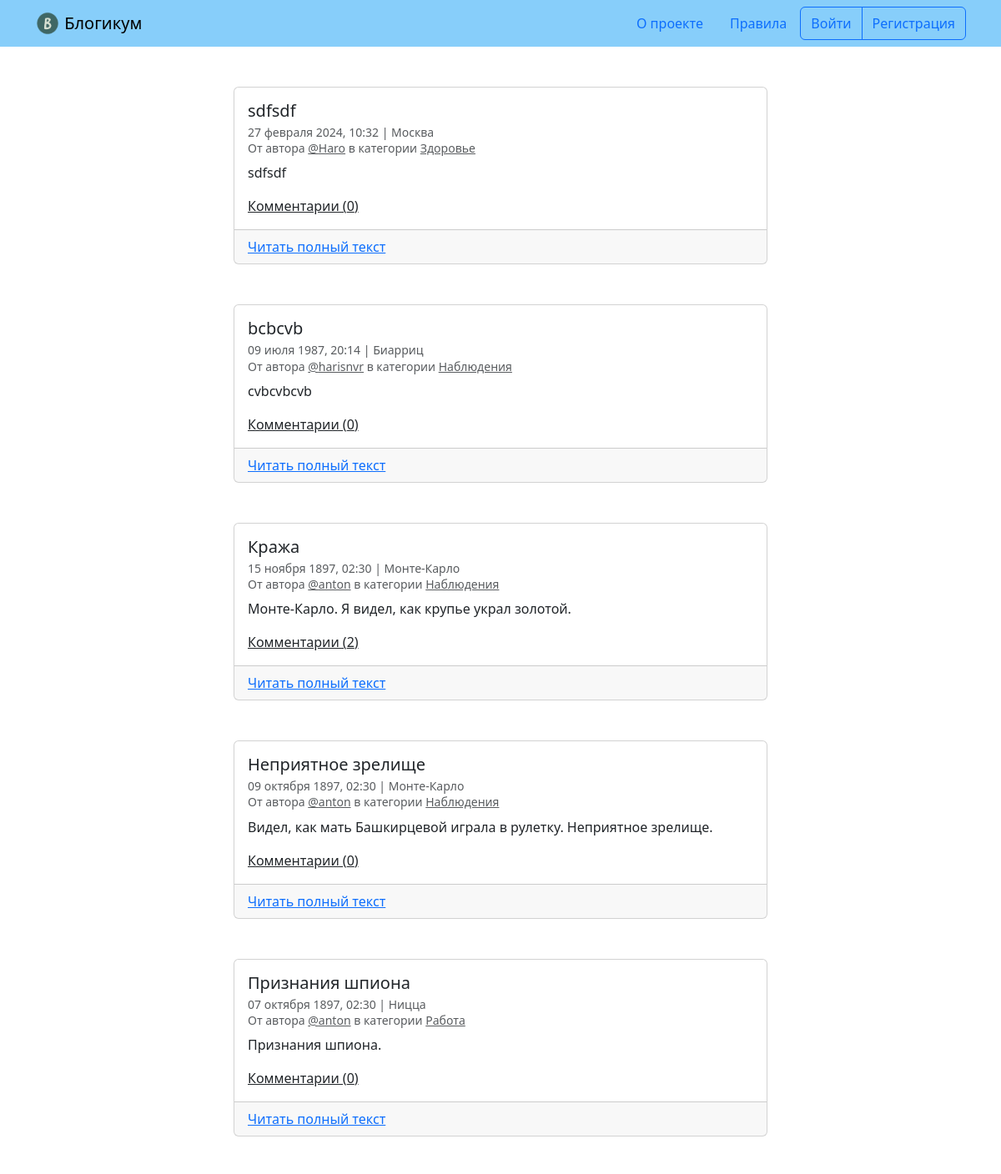
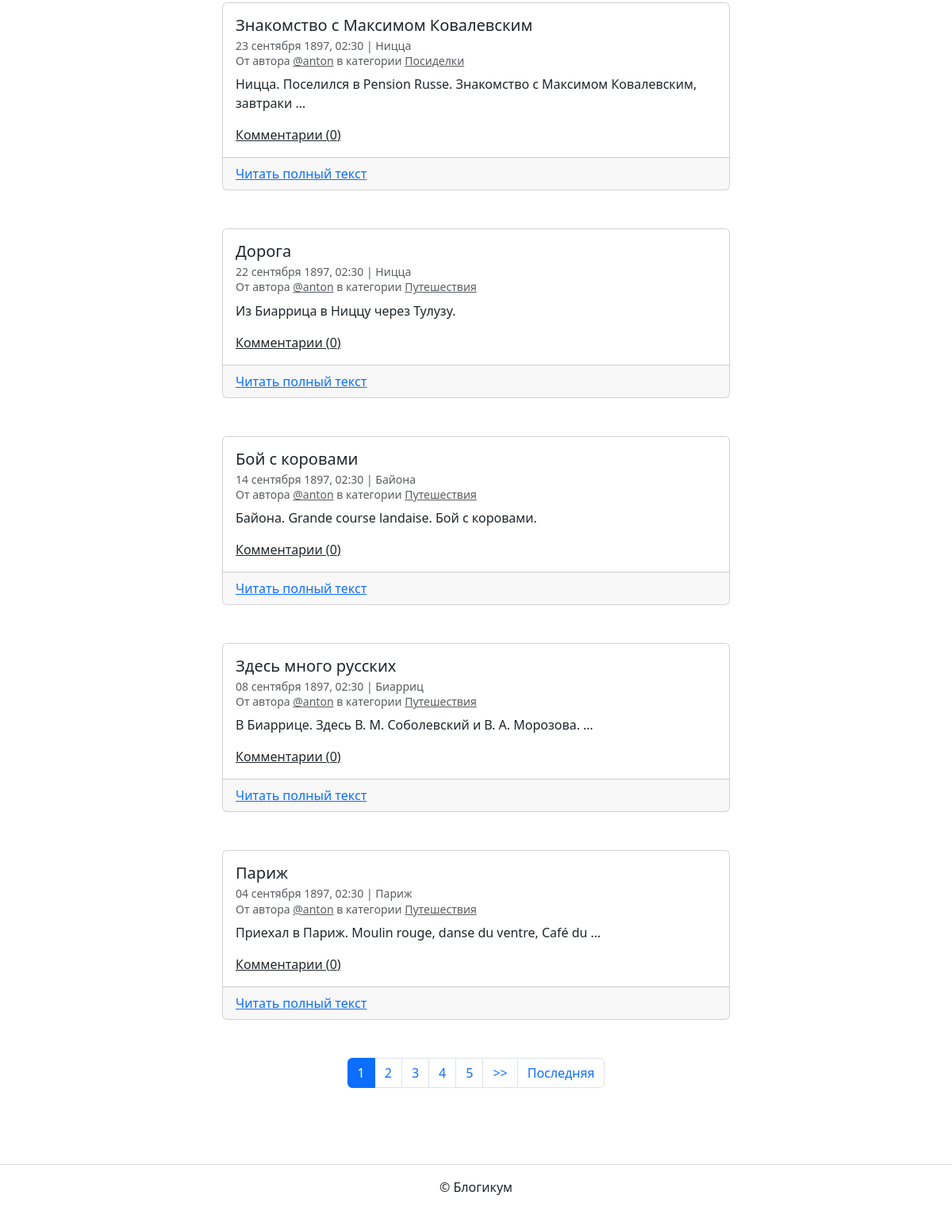
The app's page /, older data (2 pictures, top to bottom).
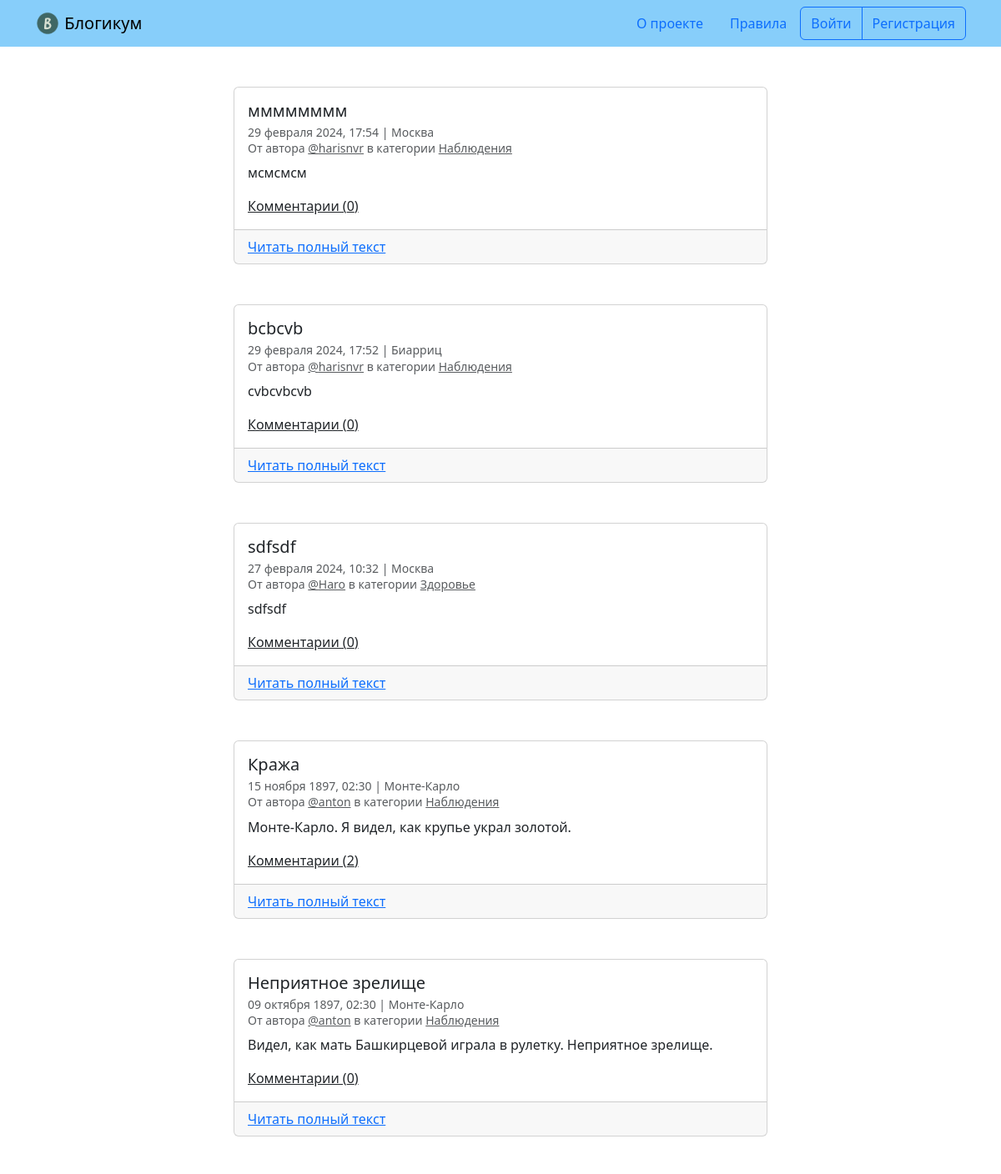
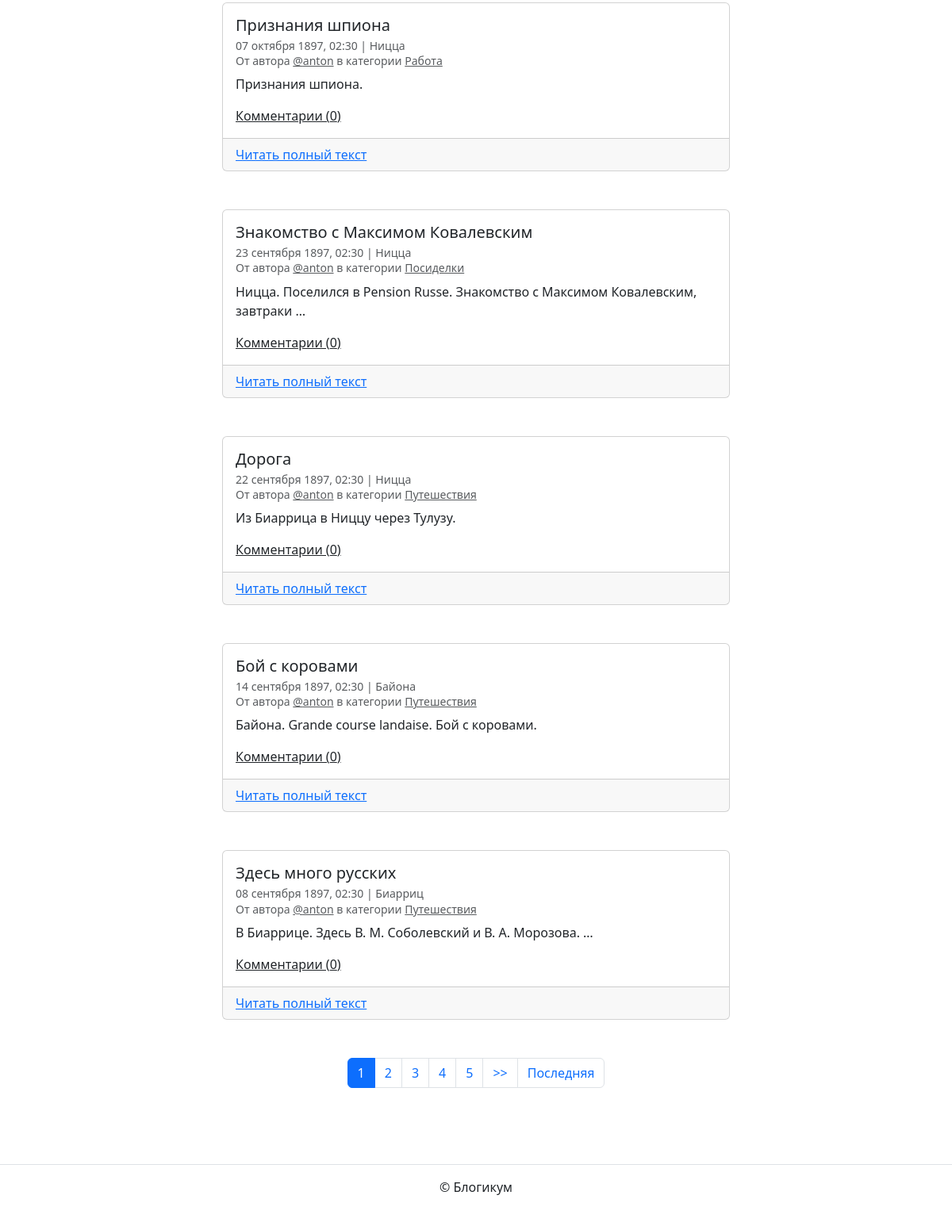
The same page, newer data (2 pictures, top to bottom).
### blog/models.py (models this page shows, shortened)
class BaseModel(models.Model):
    is_published = models.BooleanField(
        default=True,
        verbose_name='Опубликовано',
        help_text='Снимите галочку, чтобы скрыть публикацию.'
    )
    created_at = models.DateTimeField(
        auto_now_add=True,
        verbose_name='Добавлено'
    )
    class Meta:
        abstract = True

class Post(BaseModel):
    title = models.CharField(
        max_length=MX_CHARS,
        verbose_name='Заголовок'
    )
    text = models.TextField(
        verbose_name='Текст'
    )
    pub_date = models.DateTimeField(
        verbose_name='Дата и время публикации',
        help_text='Если установить дату и время в будущем — можно делать '
                  'отложенные публикации.'
    )
    author = models.ForeignKey(
        User,
        on_delete=models.CASCADE,
        verbose_name='Автор публикации',
        related_name='posts'
    )
    location = models.ForeignKey(
        Location,
        on_delete=models.SET_NULL,
        blank=True,
        null=True,
        verbose_name='Местоположение',
        related_name='posts'
    )
    category = models.ForeignKey(
        Category,
        on_delete=models.SET_NULL,
        null=True,
        verbose_name='Категория',
        related_name='posts'
    )
    image = models.ImageField(
        verbose_name='Фото',
        upload_to='post_images',
        blank=True
    )
    class Meta:
        verbose_name = 'публикация'
        verbose_name_plural = 'Публикации'
        ordering = ['-pub_date']

class Location(BaseModel):
    name = models.CharField(
        max_length=MX_CHARS,
        verbose_name='Название места'
    )
    class Meta:
        verbose_name = 'местоположение'
        verbose_name_plural = 'Местоположения'

class Category(BaseModel):
    title = models.CharField(
        max_length=MX_CHARS,
        verbose_name='Заголовок'
    )
    description = models.TextField(
        verbose_name='Описание'
    )
    slug = models.SlugField(
        unique=True,
        verbose_name='Идентификатор',
        help_text='Идентификатор страницы для URL; разрешены символы '
                  'латиницы, цифры, дефис и подчёркивание.'
    )
    class Meta:
        verbose_name = 'категория'
        verbose_name_plural = 'Категории'

### blog/views.py (the view)
# urls.py: urlpatterns = [path('', views.homepage, name='homepage'),
def homepage(request):
    page_obj = post_paginator(request, base_queryset(comment_count=True,
                                                     filtration=True))
    template = 'blog/homepage.html'
    context = {'page_obj': page_obj}
    return render(request, template, context)

### blog/views.py (called while the page is built)
def base_queryset(comment_count=False, filtration=False):
    queryset = Post.objects.select_related(
        'category',
        'author',
        'location').order_by('-pub_date')
    if filtration:
        queryset = queryset.filter(
            is_published=True,
            category__is_published=True,
            pub_date__lte=timezone.now()
        )
    if comment_count:
        queryset = queryset.annotate(comment_count=Count('commentaries'))
    return queryset

def post_paginator(request, context_posts, page_count=POSTS_PER_PAGE):
    paginator = Paginator(context_posts, page_count)
    page_number = request.GET.get('page')
    page_obj = paginator.get_page(page_number)
    return page_obj

### templates/blog/homepage.html (shortened to what this page needs)
{% extends "base.html" %}
{% block content %}
  {% for post in page_obj %}
    <article class="mb-5">
      {% include "includes/post_card.html" %}
    </article>
  {% endfor %}
  {% include "includes/paginator.html" %}
{% endblock %}

### templates/includes/post_card.html (shortened to what this page needs)
<div class="col d-flex justify-content-center">
  <div class="card" style="width: 40rem;">
    <div class="card-body">
      <h5 class="card-title">{{ post.title }}</h5>
      <h6 class="card-subtitle mb-2 text-muted">
        <small>
          {{ post.pub_date|date:"d E Y, H:i" }} | {% if post.location and post.location.is_published %}{{ post.location.name }}{% else %}Планета Земля{% endif %}<br>
          От автора <a class="text-muted" href="{% url 'blog:profile' post.author.username %}">@{{ post.author.username }}</a> в
          категории {% include "includes/category_link.html" %}
        </small>
      </h6>
      <p class="card-text">{{ post.text|truncatewords:10 }}</p>
      <a><u>Комментарии ({{ post.comment_count }})</u></a>
    </div>
    <div class="card-footer">
      <a href="{% url 'blog:post_detail' post.id %}" class="card-link">Читать полный текст</a>
    </div>
  </div>
</div>

### templates/includes/category_link.html
<a class="text-muted" href="{% url 'blog:category_posts' post.category.slug %}">
  {{ post.category.title }}
</a>

Row changes from the older to the newer data that the page shows:
no longer on this page (row unchanged): Post: title "Париж", pub_date "04 сентября 1897, 02:30", location.name "Париж", author.username "anton", category "Путешествия", text "Приехал в Париж. Moulin rouge, danse du ventre, Café du …", comment_count "0"
added Post: title "мммммммм", pub_date "29 февраля 2024, 17:54", location.name "Москва", author.username "harisnvr", category "Наблюдения", text "мсмсмсм", comment_count "0"
changed Post "bcbcvb": pub_date "09 июля 1987, 20:14" → "29 февраля 2024, 17:52"; moves up the list
